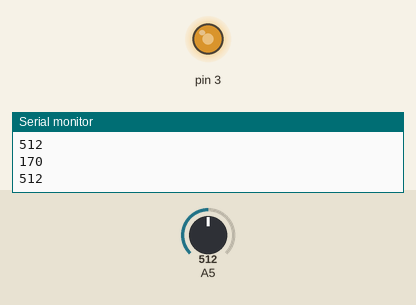
Simulated run of this sketch. Board: Arduino Uno, built with avr-gcc and run on an emulated ATmega328P. Parts: output pins drawn as LEDs (lit = HIGH), the last lines printed to the serial monitor. The test bench sets the inputs (shaded band); at power-on: A5 = 512.

Above: at 1.2 s.
1.3 s: A5 set to 716
At 2.5 s:
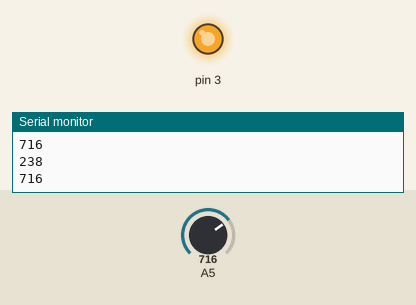
2.8 s: A5 set to 900
At 3.5 s:
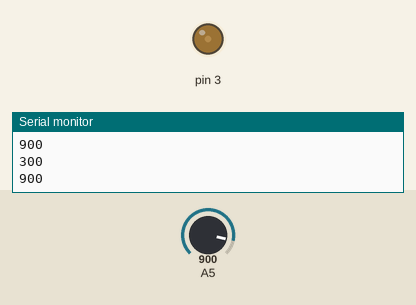
4.3 s: A5 set to 1023
At 4.6 s:
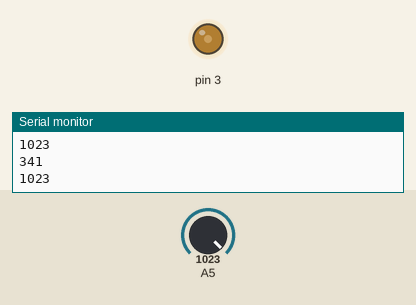
5.8 s: A5 set to 0
At 7.0 s:
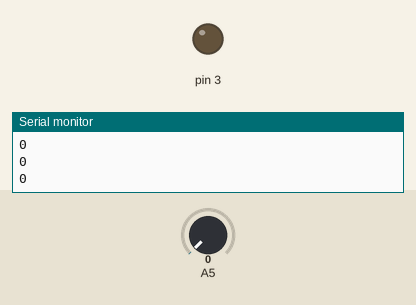
7.3 s: A5 set to 511
At 8.1 s:
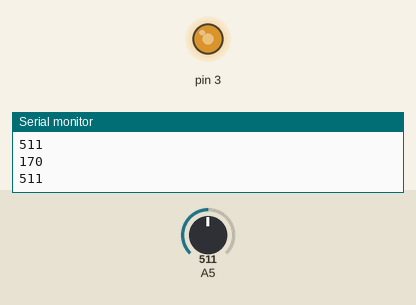
Timing chart, 0 to 9.8 s (numbered marks = the images above; inputs shaded):
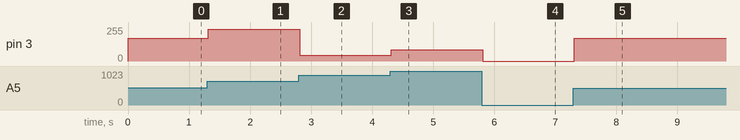

The sketch:

hsuled.ino
```cpp
int v;
int l;
void setup() {
  Serial.begin(9600);
  // put your setup code here, to run once:
pinMode(A5,INPUT);
pinMode(3,OUTPUT);
}

void loop() {
  // put your main code here, to run repeatedly:
v = analogRead(A5);
Serial.println(v);
l=v/3;
Serial.println(l);
analogWrite(3,l);

}
```

Measured:
- after the input at 1.3 s, pin 3: 170/255 → 238/255 at once
- after the input at 2.8 s, pin 3: 238/255 → 44/255 at once
- after the input at 4.3 s, pin 3: 44/255 → 85/255 at once
- after the input at 5.8 s, pin 3: 85/255 → 0/255 at once
- after the input at 7.3 s, pin 3: 0/255 → 170/255 at once
